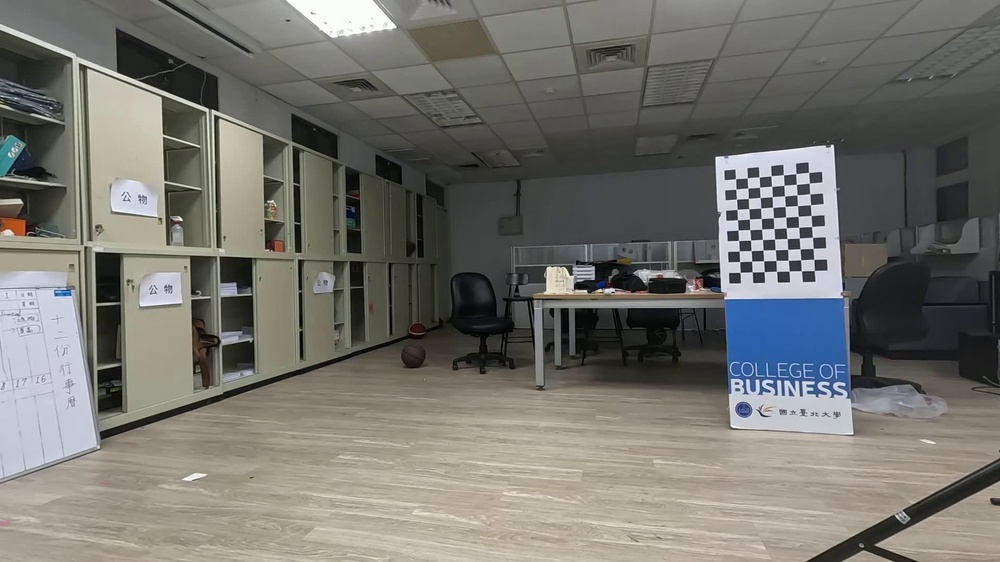
#> input picture binocular_correction/indoor_0227/45/Indoor_0.JPG, 1000 x 562 px, shrunk from 1920 x 1080 before the run, found by its file name; its folder holds only this picture in this run
$ python test.py
#> lines starting #> are read from the running program, lines starting #| are printed output that depends on the picture; after the words box and inside, x2 and y2 are one past the last pixel; in counts of white or black regions, pixels touching at a corner belong together; long printed decimals are rounded
import numpy as np
import cv2
import matplotlib.pyplot as plt
from PIL import Image
import os
from concurrent.futures import ThreadPoolExecutor

# 設定標定時的終止條件
criteria = (cv2.TERM_CRITERIA_EPS + cv2.TERM_CRITERIA_MAX_ITER, 30, 0.001)
criteria_stereo = (cv2.TERM_CRITERIA_EPS + cv2.TERM_CRITERIA_MAX_ITER, 30, 0.001)

# 創建標定板的三維座標點（只需計算一次）
objp = np.zeros((7 * 10, 3), np.float32)
square_size = 80  # 設定標定板方格的實際大小(mm)
objp[:, :2] = np.mgrid[0:10, 0:7].T.reshape(-1, 2) * square_size

# 創建存儲容器
objpoints = []      # 存儲標定板上點的三維座標
imgpointsLF = []    # 存儲右相機拍攝圖片中檢測到的角點二維座標
imgpointsL = []     # 存儲左相機拍攝圖片中檢測到的角點二維座標

# 確保輸出目錄存在
os.makedirs('output', exist_ok=True)

# 定義處理單張圖像對的函數
def process_image_pair(i):
#> called with i = 0
    t = str(i)
    ChessImaLF = cv2.imread(f'binocular_correction/indoor_0227/45/Indoor_{i}.JPG', 0)
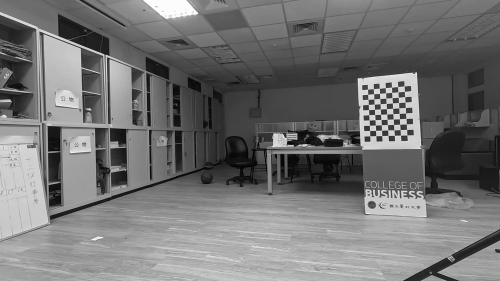
#> ChessImaLF: shape (562, 1000) (shown at 1/2 size); min 0, max 255, mean 115.1
    ChessImaL = cv2.imread(f'binocular_correction/indoor_0227/side/Indoor_{i}.JPG', 0)

    if ChessImaLF is None or ChessImaL is None:
        print(f"Image {t} - Could not read one or both images")
        return None

    # 在左和左前圖像中查找標定板角點（使用更快的檢測方法）
    flags = cv2.CALIB_CB_ADAPTIVE_THRESH + cv2.CALIB_CB_NORMALIZE_IMAGE + cv2.CALIB_CB_FAST_CHECK
    retLF, cornersLF = cv2.findChessboardCorners(ChessImaLF, (10, 7), flags)
#> retLF = True; cornersLF = 70 rows, first 8: [740, 272.4], [739.6, 261.6], [739.2, 251], [738.5, 240.5], [738.1, 230], [737.4, 219.8], [737, 209.4], [736.5, 199.2]
    retL, cornersL = cv2.findChessboardCorners(ChessImaL, (10, 7), flags)
#> retL = True; cornersL has the same summary as cornersLF

    print(f"Image {t} - LeftFront: {retLF}, Left: {retL}")
#| Image 0 - LeftFront: True, Left: True

    # 如果左和左前圖像都成功檢測到角點
    if (retLF and retL):
        # 對檢測到的角點進行亞像素級精確化
        cv2.cornerSubPix(ChessImaLF, cornersLF, (11, 11), (-1, -1), criteria)
        cv2.cornerSubPix(ChessImaL, cornersL, (11, 11), (-1, -1), criteria)

        # 在圖像上繪製檢測到的角點，並保存結果
        cv2.drawChessboardCorners(ChessImaLF, (10,7), cornersLF, retLF)
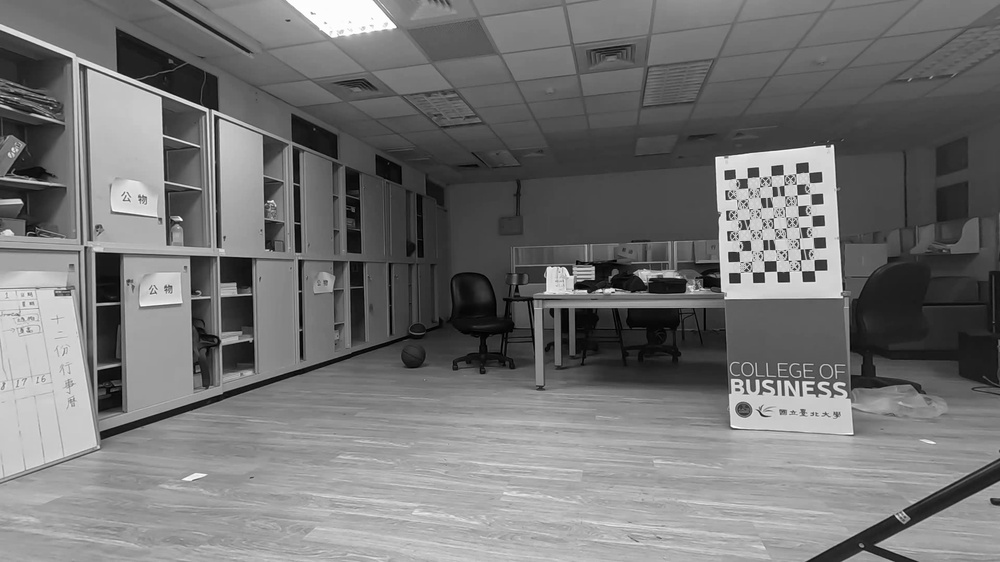
#> ChessImaLF: shape (562, 1000); 1.05% of pixels changed, all inside (x1, y1, x2, y2) = (727, 172, 820, 274)
        cv2.imwrite(f'output/R_{t}.jpg', ChessImaLF)
        cv2.drawChessboardCorners(ChessImaL, (10,7), cornersL, retL)
        cv2.imwrite(f'output/L_{t}.jpg', ChessImaL)

        return (objp.copy(), cornersLF, cornersL, ChessImaLF.shape, ChessImaL.shape)

    return None

# 使用多線程並行處理圖像對
with ThreadPoolExecutor(max_workers=8) as executor:
    results = list(executor.map(process_image_pair, range(190)))
#| Image 1 - Could not read one or both images
#> results = 190 items

# 過濾出有效結果並整理數據
valid_results = [r for r in results if r is not None]
#> valid_results = 1 item
for result in valid_results:
    objp_copy, cornersLF, cornersL, shapeLF, shapeL = result
    objpoints.append(objp_copy)
    imgpointsLF.append(cornersLF)
    imgpointsL.append(cornersL)
#> this loop made 1 pass
#> shapeL on pass 1: (562, 1000)
#> after the loop, imgpointsL = 1 item; imgpointsLF = 1 item; objpoints = 1 item

# 設置初始相機矩陣估計值（可選，有助於加速收斂）
shapeLF_rev = shapeLF[::-1]
#> shapeLF_rev = (1000, 562)
shapeL_rev = shapeL[::-1]
#> shapeL_rev = (1000, 562)

print(f"成功處理的圖像對數量: {len(objpoints)}")
#| 成功處理的圖像對數量: 1

# 使用較少的迭代次數進行相機標定
flags_calib = cv2.CALIB_FIX_ASPECT_RATIO + cv2.CALIB_FIX_K3 + cv2.CALIB_ZERO_TANGENT_DIST

# 左前相機標定
retLF, mtxLF, distLF, rvecsLF, tvecsLF = cv2.calibrateCamera(
    objpoints, imgpointsLF, shapeLF_rev, None, None,
    flags=flags_calib, criteria=criteria)
#> retLF = 6.23; mtxLF = [[436.1, 0, 522.9], [0, 436.1, 227.1], [0, 0, 1]]; distLF = [[-0.6, 0.569, 0, 0, 0]]; rvecsLF = ([-0.267, 0.744, -1.67],); tvecsLF = ([1785.4, 343.7, 3047.8],)

# 獲取左前相機的最優新相機矩陣
hLF, wLF = shapeLF[:2]
#> hLF = 562; wLF = 1000
OmtxLF, roiLF = cv2.getOptimalNewCameraMatrix(mtxLF, distLF, (wLF, hLF), 1, (wLF, hLF))
#> OmtxLF = [[578.2, 0, 492.5], [0, 375.2, 232], [0, 0, 1]]; roiLF = (238, 147, 521, 190)

# 左相機標定
retL, mtxL, distL, rvecsL, tvecsL = cv2.calibrateCamera(
    objpoints, imgpointsL, shapeL_rev, None, None,
    flags=flags_calib, criteria=criteria)
#> retL = 6.23; mtxL = [[436.1, 0, 522.9], [0, 436.1, 227.1], [0, 0, 1]]; distL = [[-0.6, 0.569, 0, 0, 0]]; rvecsL = ([-0.267, 0.744, -1.67],); tvecsL = ([1785.4, 343.7, 3047.8],)

# 獲取左相機的最優新相機矩陣
hL, wL = shapeL[:2]
#> hL = 562; wL = 1000
OmtxL, roiL = cv2.getOptimalNewCameraMatrix(mtxL, distL, (wL, hL), 1, (wL, hL))
#> OmtxL = [[578.2, 0, 492.5], [0, 375.2, 232], [0, 0, 1]]; roiL = (238, 147, 521, 190)

# 雙目相機標定 - 使用合適的標志來加速
stereo_flags = cv2.CALIB_FIX_INTRINSIC  # 使用已校準的相機參數
retS, MLS, dLS, MRS, dRS, R, T, E, F = cv2.stereoCalibrate(
    objpoints, imgpointsL, imgpointsLF,
    mtxL, distL, mtxLF, distLF,
    shapeLF_rev,
    criteria_stereo, stereo_flags)
#> retS = 6.23; MLS = [[436.1, 0, 522.9], [0, 436.1, 227.1], [0, 0, 1]]; dLS = [[-0.6, 0.569, 0, 0, 0]]; MRS = [[436.1, 0, 522.9], [0, 436.1, 227.1], [0, 0, 1]]; dRS = [[-0.6, 0.569, 0, 0, 0]]; R = [[1, 1.93e-10, -1.81e-10], [-1.93e-10, 1, -2.5e-10], [1.81e-10, 2.5e-10, 1]]; T = [-8.73e-07, 1.06e-06, -2.33e-06]; E = [[-2.57e-16, 2.33e-06, 1.06e-06], [-2.33e-06, -2.32e-16, 8.73e-07], [-1.06e-06, -8.73e-07, 4.11e-16]]; F = [[-2.15e-06, 19561.5, -548258.4], [-19561.5, -1.94e-06, 13420375.8], [548258.4, -13420375.8, 1]]

# 定義矩陣乘法函數
def create_RT_matrix(R, T):
    """建立4x4的RT矩陣"""
    RT = np.eye(4)
    RT[:3, :3] = R
    RT[:3, 3] = T.flatten()
    return RT

def project_matrix(camera_matrix, RT):
    """計算投影矩陣"""
    # 將相機矩陣擴展為3x4
    P = np.zeros((3, 4))
    P[:3, :3] = camera_matrix

    # 計算投影矩陣
    return np.dot(camera_matrix, RT[:3, :])

# 建立左相機的RT矩陣（單位矩陣）
RT_left = np.array([
    [1, 0, 0, 0],
    [0, 1, 0, 0],
    [0, 0, 1, 0]
])

# 建立左前相機的RT矩陣
RT_leftfront = create_RT_matrix(R, T)
#> RT_leftfront = [[1, 1.93e-10, -1.81e-10, -8.73e-07], [-1.93e-10, 1, -2.5e-10, 1.06e-06], [1.81e-10, 2.5e-10, 1, -2.33e-06], [0, 0, 0, 1]]

# 計算投影矩陣
P_left = project_matrix(MLS, RT_left)
#> P_left = [[436.1, 0, 522.9, 0], [0, 436.1, 227.1, 0], [0, 0, 1, 0]]
P_leftfront = project_matrix(MRS, RT_leftfront)
#> P_leftfront = [[436.1, 2.15e-07, 522.9, -0.0016], [-4.29e-08, 436.1, 227.1, -6.54e-05], [1.81e-10, 2.5e-10, 1, -2.33e-06]]

# 在打印結果之前，加入以下設置：
np.set_printoptions(suppress=True,  # 禁用科學記號
                   precision=6,      # 設置小數位數
                   floatmode='fixed', # 使用固定小數點格式
                   threshold=np.inf)  # 顯示完整數組

print("\n==== 標定結果 ====")
print("左相機內參矩陣 MLS:")
print(MLS)
#| [[436.098   0 522.888]
#|  [  0 436.098 227.106]
#|  [  0   0   1.000]]
print("\n左前相機內參矩陣 MRS:")
print(MRS)
#| [[436.098   0 522.888]
#|  [  0 436.098 227.106]
#|  [  0   0   1.000]]
print("\n旋轉矩陣 R:")
print(R)
#| [[ 1.000  0 -0]
#|  [-0  1.000 -0]
#|  [ 0  0  1.000]]
print("\n平移向量 T:")
print(T)
#| [[-1e-06]
#|  [ 1e-06]
#|  [-2e-06]]

# Format and print the projection matrices
def format_projection_matrix(matrix):
    formatted = "[\n"
    for row in matrix:
        formatted += f"    [{row[0]:12.6f}, {row[1]:12.6f}, {row[2]:12.6f}, {row[3]:12.6f}],\n"
#> this loop made 3 passes
    formatted += "]"
    return formatted

print("\n==== 投影矩陣計算結果 ====")
print("左相機投影矩陣:")
print(format_projection_matrix(P_left))
#| [
#|     [  436.098,     0,   522.888,     0],
#|     [    0,   436.098,   227.106,     0],
#|     [    0,     0,     1.000,     0],
#| ]
print("\n左前相機投影矩陣:")
print(format_projection_matrix(P_leftfront))
#> the loop in format_projection_matrix (call 2), `for row in matrix:` made 3 passes
#| [
#|     [  436.098,     0,   522.888,    -0.0016],
#|     [   -0,   436.098,   227.106,    -6.5e-05],
#|     [    0,     0,     1.000,    -2e-06],
#| ]

# 保存結果到文件
np.savez('calibration_results.npz',
         MLS=MLS, MRS=MRS, R=R, T=T,
         P_left=P_left, P_leftfront=P_leftfront,
         dLS=dLS, dRS=dRS)

print("\n校準結果已保存到 calibration_results.npz")
